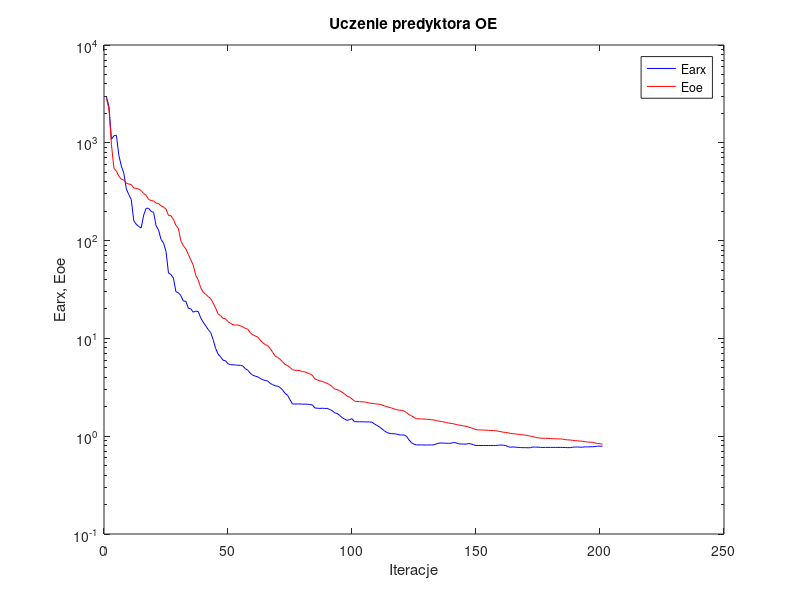
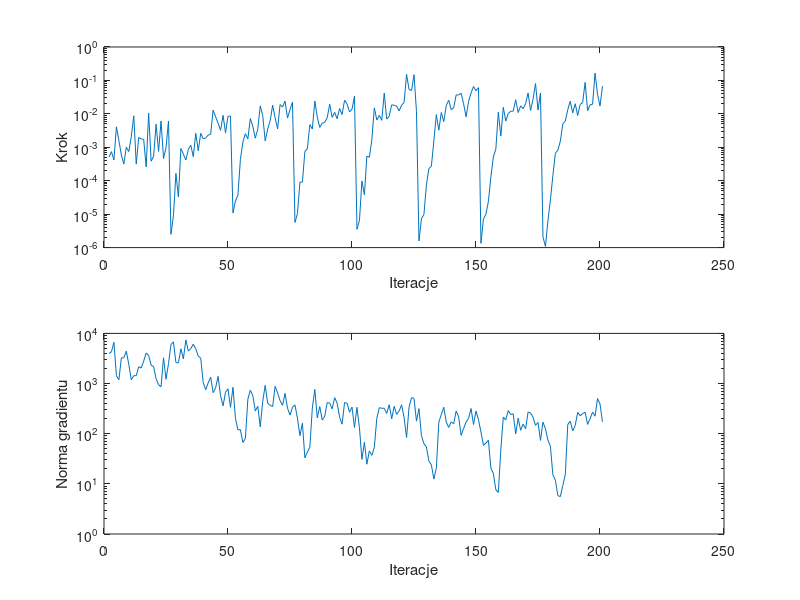

Here is the MATLAB script that generated these plots, in order:
%uczenie predyktora oe
clear all;
n=0; farx(n+1)=2.939848e+003; foe(n+1)=2.815177e+003; wspucz(n+1)=0.000000e+000; ng(n+1)=0.000000e+000;
%odnowa zmiennej metryki
n=1; farx(n+1)=2.357418e+003; foe(n+1)=2.217567e+003; krok(n+1)=5.081655e-004; ng(n+1)=3.970187e+003;
n=2; farx(n+1)=1.086604e+003; foe(n+1)=9.598644e+002; krok(n+1)=7.405976e-004; ng(n+1)=4.311727e+003;
n=3; farx(n+1)=1.181278e+003; foe(n+1)=5.493592e+002; krok(n+1)=4.168272e-004; ng(n+1)=6.662027e+003;
n=4; farx(n+1)=1.192150e+003; foe(n+1)=5.125200e+002; krok(n+1)=4.101231e-003; ng(n+1)=1.435246e+003;
n=5; farx(n+1)=7.412152e+002; foe(n+1)=4.542157e+002; krok(n+1)=1.587460e-003; ng(n+1)=1.190161e+003;
n=6; farx(n+1)=5.782636e+002; foe(n+1)=4.241161e+002; krok(n+1)=5.885427e-004; ng(n+1)=3.237017e+003;
n=7; farx(n+1)=4.887594e+002; foe(n+1)=4.153213e+002; krok(n+1)=3.163070e-004; ng(n+1)=3.268722e+003;
n=8; farx(n+1)=3.375593e+002; foe(n+1)=3.859436e+002; krok(n+1)=1.006932e-003; ng(n+1)=4.429558e+003;
n=9; farx(n+1)=2.957775e+002; foe(n+1)=3.782097e+002; krok(n+1)=7.459822e-004; ng(n+1)=2.412184e+003;
n=10; farx(n+1)=2.627707e+002; foe(n+1)=3.744679e+002; krok(n+1)=2.075244e-003; ng(n+1)=1.181995e+003;
n=11; farx(n+1)=1.592904e+002; foe(n+1)=3.455592e+002; krok(n+1)=8.751130e-003; ng(n+1)=1.435837e+003;
n=12; farx(n+1)=1.468668e+002; foe(n+1)=3.417158e+002; krok(n+1)=3.127269e-004; ng(n+1)=1.436326e+003;
n=13; farx(n+1)=1.394531e+002; foe(n+1)=3.361641e+002; krok(n+1)=1.970836e-003; ng(n+1)=2.172064e+003;
n=14; farx(n+1)=1.348380e+002; foe(n+1)=3.246972e+002; krok(n+1)=1.772228e-003; ng(n+1)=2.043993e+003;
n=15; farx(n+1)=1.822666e+002; foe(n+1)=3.028400e+002; krok(n+1)=1.735363e-003; ng(n+1)=2.798838e+003;
n=16; farx(n+1)=2.139598e+002; foe(n+1)=2.910430e+002; krok(n+1)=2.594055e-004; ng(n+1)=4.072039e+003;
n=17; farx(n+1)=2.137742e+002; foe(n+1)=2.632153e+002; krok(n+1)=1.048329e-002; ng(n+1)=3.620636e+003;
n=18; farx(n+1)=1.985882e+002; foe(n+1)=2.570671e+002; krok(n+1)=3.824295e-004; ng(n+1)=2.317449e+003;
n=19; farx(n+1)=1.943539e+002; foe(n+1)=2.543524e+002; krok(n+1)=5.405350e-004; ng(n+1)=2.180269e+003;
n=20; farx(n+1)=1.422247e+002; foe(n+1)=2.418507e+002; krok(n+1)=4.889122e-003; ng(n+1)=1.249288e+003;
n=21; farx(n+1)=1.282163e+002; foe(n+1)=2.392347e+002; krok(n+1)=7.528887e-004; ng(n+1)=9.480792e+002;
n=22; farx(n+1)=1.026680e+002; foe(n+1)=2.271896e+002; krok(n+1)=6.099924e-003; ng(n+1)=8.628949e+002;
n=23; farx(n+1)=9.446164e+001; foe(n+1)=2.205852e+002; krok(n+1)=4.611145e-004; ng(n+1)=3.265258e+003;
n=24; farx(n+1)=7.768960e+001; foe(n+1)=2.099623e+002; krok(n+1)=9.745462e-004; ng(n+1)=1.217799e+003;
n=25; farx(n+1)=4.667777e+001; foe(n+1)=1.806974e+002; krok(n+1)=6.130766e-003; ng(n+1)=2.478732e+003;
%odnowa zmiennej metryki
n=26; farx(n+1)=4.490615e+001; foe(n+1)=1.795212e+002; krok(n+1)=2.502989e-006; ng(n+1)=6.021738e+003;
n=27; farx(n+1)=4.134440e+001; foe(n+1)=1.645725e+002; krok(n+1)=9.014671e-006; ng(n+1)=6.779692e+003;
n=28; farx(n+1)=3.001504e+001; foe(n+1)=1.429368e+002; krok(n+1)=1.662532e-004; ng(n+1)=2.619488e+003;
n=29; farx(n+1)=2.930551e+001; foe(n+1)=1.333873e+002; krok(n+1)=3.265748e-005; ng(n+1)=2.574330e+003;
n=30; farx(n+1)=2.736187e+001; foe(n+1)=9.905277e+001; krok(n+1)=9.208067e-004; ng(n+1)=4.943825e+003;
n=31; farx(n+1)=2.405127e+001; foe(n+1)=8.840813e+001; krok(n+1)=6.250570e-004; ng(n+1)=3.098282e+003;
n=32; farx(n+1)=2.404898e+001; foe(n+1)=8.250629e+001; krok(n+1)=4.167959e-004; ng(n+1)=7.427995e+003;
n=33; farx(n+1)=2.030734e+001; foe(n+1)=7.239459e+001; krok(n+1)=8.695337e-004; ng(n+1)=4.430035e+003;
n=34; farx(n+1)=2.005908e+001; foe(n+1)=6.360858e+001; krok(n+1)=1.155113e-003; ng(n+1)=4.972103e+003;
n=35; farx(n+1)=1.853799e+001; foe(n+1)=5.578982e+001; krok(n+1)=5.226755e-004; ng(n+1)=6.080445e+003;
n=36; farx(n+1)=1.902683e+001; foe(n+1)=4.408695e+001; krok(n+1)=2.621411e-003; ng(n+1)=4.948366e+003;
n=37; farx(n+1)=1.879457e+001; foe(n+1)=3.944894e+001; krok(n+1)=7.893559e-004; ng(n+1)=3.517130e+003;
n=38; farx(n+1)=1.622287e+001; foe(n+1)=3.296577e+001; krok(n+1)=2.616629e-003; ng(n+1)=3.207537e+003;
n=39; farx(n+1)=1.466657e+001; foe(n+1)=2.965860e+001; krok(n+1)=1.797919e-003; ng(n+1)=1.036964e+003;
n=40; farx(n+1)=1.344685e+001; foe(n+1)=2.819902e+001; krok(n+1)=1.897913e-003; ng(n+1)=7.542006e+002;
n=41; farx(n+1)=1.234929e+001; foe(n+1)=2.677173e+001; krok(n+1)=2.324948e-003; ng(n+1)=1.028578e+003;
n=42; farx(n+1)=1.148288e+001; foe(n+1)=2.556651e+001; krok(n+1)=2.437335e-003; ng(n+1)=1.348903e+003;
n=43; farx(n+1)=9.761079e+000; foe(n+1)=2.301262e+001; krok(n+1)=1.290032e-002; ng(n+1)=6.567392e+002;
n=44; farx(n+1)=7.911495e+000; foe(n+1)=2.041029e+001; krok(n+1)=8.161186e-003; ng(n+1)=8.203055e+002;
n=45; farx(n+1)=6.913059e+000; foe(n+1)=1.778067e+001; krok(n+1)=5.269205e-003; ng(n+1)=1.387916e+003;
n=46; farx(n+1)=6.482517e+000; foe(n+1)=1.711916e+001; krok(n+1)=3.212655e-003; ng(n+1)=5.714835e+002;
n=47; farx(n+1)=5.989272e+000; foe(n+1)=1.607160e+001; krok(n+1)=9.045235e-003; ng(n+1)=3.593845e+002;
n=48; farx(n+1)=5.902878e+000; foe(n+1)=1.586345e+001; krok(n+1)=2.707062e-003; ng(n+1)=6.724685e+002;
n=49; farx(n+1)=5.508229e+000; foe(n+1)=1.481911e+001; krok(n+1)=8.494456e-003; ng(n+1)=7.845959e+002;
n=50; farx(n+1)=5.389589e+000; foe(n+1)=1.427133e+001; krok(n+1)=8.542474e-003; ng(n+1)=3.357488e+002;
%odnowa zmiennej metryki
n=51; farx(n+1)=5.368478e+000; foe(n+1)=1.377142e+001; krok(n+1)=1.083629e-005; ng(n+1)=8.415932e+002;
n=52; farx(n+1)=5.347221e+000; foe(n+1)=1.372048e+001; krok(n+1)=2.481646e-005; ng(n+1)=2.012044e+002;
n=53; farx(n+1)=5.320249e+000; foe(n+1)=1.369535e+001; krok(n+1)=3.709122e-005; ng(n+1)=1.192237e+002;
n=54; farx(n+1)=5.306145e+000; foe(n+1)=1.345649e+001; krok(n+1)=4.375567e-004; ng(n+1)=1.207796e+002;
n=55; farx(n+1)=5.211533e+000; foe(n+1)=1.312586e+001; krok(n+1)=1.427772e-003; ng(n+1)=6.681465e+001;
n=56; farx(n+1)=4.909226e+000; foe(n+1)=1.265098e+001; krok(n+1)=2.547833e-003; ng(n+1)=8.005146e+001;
n=57; farx(n+1)=4.711150e+000; foe(n+1)=1.239995e+001; krok(n+1)=1.786211e-003; ng(n+1)=4.862714e+002;
n=58; farx(n+1)=4.403631e+000; foe(n+1)=1.142425e+001; krok(n+1)=7.251821e-003; ng(n+1)=7.364174e+002;
n=59; farx(n+1)=4.197177e+000; foe(n+1)=1.088903e+001; krok(n+1)=4.255284e-003; ng(n+1)=5.786893e+002;
n=60; farx(n+1)=4.115969e+000; foe(n+1)=1.058424e+001; krok(n+1)=1.869974e-003; ng(n+1)=2.838153e+002;
n=61; farx(n+1)=4.038449e+000; foe(n+1)=1.029808e+001; krok(n+1)=3.478135e-003; ng(n+1)=3.526690e+002;
n=62; farx(n+1)=3.898861e+000; foe(n+1)=9.599667e+000; krok(n+1)=1.729594e-002; ng(n+1)=1.368287e+002;
n=63; farx(n+1)=3.781258e+000; foe(n+1)=9.011660e+000; krok(n+1)=8.855578e-003; ng(n+1)=4.438088e+002;
n=64; farx(n+1)=3.718287e+000; foe(n+1)=8.654174e+000; krok(n+1)=1.548092e-003; ng(n+1)=9.182027e+002;
n=65; farx(n+1)=3.671961e+000; foe(n+1)=8.431714e+000; krok(n+1)=3.514634e-003; ng(n+1)=4.037107e+002;
n=66; farx(n+1)=3.469146e+000; foe(n+1)=7.855389e+000; krok(n+1)=6.255325e-003; ng(n+1)=3.679046e+002;
n=67; farx(n+1)=3.369664e+000; foe(n+1)=7.230431e+000; krok(n+1)=1.816570e-002; ng(n+1)=3.479599e+002;
n=68; farx(n+1)=3.275748e+000; foe(n+1)=6.600505e+000; krok(n+1)=7.606153e-003; ng(n+1)=8.783534e+002;
n=69; farx(n+1)=3.245387e+000; foe(n+1)=6.392673e+000; krok(n+1)=3.544455e-003; ng(n+1)=6.461446e+002;
n=70; farx(n+1)=3.153037e+000; foe(n+1)=6.118804e+000; krok(n+1)=1.897240e-002; ng(n+1)=4.551494e+002;
n=71; farx(n+1)=2.965440e+000; foe(n+1)=5.774556e+000; krok(n+1)=1.596372e-002; ng(n+1)=3.679023e+002;
n=72; farx(n+1)=2.745786e+000; foe(n+1)=5.414257e+000; krok(n+1)=2.392360e-002; ng(n+1)=6.370083e+002;
n=73; farx(n+1)=2.617706e+000; foe(n+1)=5.273280e+000; krok(n+1)=7.481826e-003; ng(n+1)=3.231799e+002;
n=74; farx(n+1)=2.358595e+000; foe(n+1)=5.041393e+000; krok(n+1)=1.340015e-002; ng(n+1)=2.345546e+002;
n=75; farx(n+1)=2.133620e+000; foe(n+1)=4.779412e+000; krok(n+1)=2.219272e-002; ng(n+1)=3.365177e+002;
%odnowa zmiennej metryki
n=76; farx(n+1)=2.136026e+000; foe(n+1)=4.730315e+000; krok(n+1)=5.649012e-006; ng(n+1)=3.748911e+002;
n=77; farx(n+1)=2.134092e+000; foe(n+1)=4.713876e+000; krok(n+1)=1.031748e-005; ng(n+1)=2.034963e+002;
n=78; farx(n+1)=2.138191e+000; foe(n+1)=4.679087e+000; krok(n+1)=9.016768e-005; ng(n+1)=9.149694e+001;
n=79; farx(n+1)=2.125749e+000; foe(n+1)=4.574864e+000; krok(n+1)=9.108340e-005; ng(n+1)=1.617439e+002;
n=80; farx(n+1)=2.128254e+000; foe(n+1)=4.544612e+000; krok(n+1)=7.553219e-004; ng(n+1)=3.301049e+001;
n=81; farx(n+1)=2.122981e+000; foe(n+1)=4.437267e+000; krok(n+1)=9.053002e-004; ng(n+1)=4.314843e+001;
n=82; farx(n+1)=2.109502e+000; foe(n+1)=4.333573e+000; krok(n+1)=4.788074e-003; ng(n+1)=5.382376e+001;
n=83; farx(n+1)=2.088576e+000; foe(n+1)=4.204713e+000; krok(n+1)=3.516052e-003; ng(n+1)=3.227693e+002;
n=84; farx(n+1)=1.947090e+000; foe(n+1)=3.862833e+000; krok(n+1)=2.419175e-002; ng(n+1)=7.626168e+002;
n=85; farx(n+1)=1.930921e+000; foe(n+1)=3.764929e+000; krok(n+1)=7.980009e-003; ng(n+1)=2.063435e+002;
n=86; farx(n+1)=1.923061e+000; foe(n+1)=3.678932e+000; krok(n+1)=3.929986e-003; ng(n+1)=3.470959e+002;
n=87; farx(n+1)=1.931468e+000; foe(n+1)=3.630890e+000; krok(n+1)=5.269205e-003; ng(n+1)=1.869151e+002;
n=88; farx(n+1)=1.922441e+000; foe(n+1)=3.545183e+000; krok(n+1)=5.608324e-003; ng(n+1)=2.235701e+002;
n=89; farx(n+1)=1.926259e+000; foe(n+1)=3.473239e+000; krok(n+1)=7.662549e-003; ng(n+1)=4.185972e+002;
n=90; farx(n+1)=1.874359e+000; foe(n+1)=3.347497e+000; krok(n+1)=1.940797e-002; ng(n+1)=4.079133e+002;
n=91; farx(n+1)=1.831269e+000; foe(n+1)=3.217810e+000; krok(n+1)=7.860431e-003; ng(n+1)=3.124988e+002;
n=92; farx(n+1)=1.732683e+000; foe(n+1)=3.037179e+000; krok(n+1)=1.109636e-002; ng(n+1)=5.239129e+002;
n=93; farx(n+1)=1.711281e+000; foe(n+1)=3.003550e+000; krok(n+1)=7.145002e-003; ng(n+1)=4.085034e+002;
n=94; farx(n+1)=1.633718e+000; foe(n+1)=2.916002e+000; krok(n+1)=1.448480e-002; ng(n+1)=2.133221e+002;
n=95; farx(n+1)=1.550772e+000; foe(n+1)=2.820859e+000; krok(n+1)=9.552064e-003; ng(n+1)=1.548342e+002;
n=96; farx(n+1)=1.497991e+000; foe(n+1)=2.707677e+000; krok(n+1)=2.556212e-002; ng(n+1)=4.176719e+002;
n=97; farx(n+1)=1.451743e+000; foe(n+1)=2.569063e+000; krok(n+1)=1.989989e-002; ng(n+1)=4.061094e+002;
n=98; farx(n+1)=1.478537e+000; foe(n+1)=2.508080e+000; krok(n+1)=1.142218e-002; ng(n+1)=2.683898e+002;
n=99; farx(n+1)=1.509737e+000; foe(n+1)=2.406497e+000; krok(n+1)=1.376948e-002; ng(n+1)=3.392078e+002;
n=100; farx(n+1)=1.407510e+000; foe(n+1)=2.289760e+000; krok(n+1)=3.387226e-002; ng(n+1)=1.334022e+002;
%odnowa zmiennej metryki
n=101; farx(n+1)=1.405017e+000; foe(n+1)=2.263080e+000; krok(n+1)=3.529016e-006; ng(n+1)=3.357285e+002;
n=102; farx(n+1)=1.404138e+000; foe(n+1)=2.257979e+000; krok(n+1)=6.462977e-006; ng(n+1)=1.310575e+002;
n=103; farx(n+1)=1.404523e+000; foe(n+1)=2.248249e+000; krok(n+1)=9.818158e-005; ng(n+1)=3.070090e+001;
n=104; farx(n+1)=1.401029e+000; foe(n+1)=2.237892e+000; krok(n+1)=3.773212e-005; ng(n+1)=6.747270e+001;
n=105; farx(n+1)=1.400147e+000; foe(n+1)=2.217393e+000; krok(n+1)=5.469456e-004; ng(n+1)=2.464454e+001;
n=106; farx(n+1)=1.397809e+000; foe(n+1)=2.179929e+000; krok(n+1)=5.045766e-004; ng(n+1)=4.537656e+001;
n=107; farx(n+1)=1.392590e+000; foe(n+1)=2.169795e+000; krok(n+1)=1.651908e-003; ng(n+1)=3.700451e+001;
n=108; farx(n+1)=1.337122e+000; foe(n+1)=2.148689e+000; krok(n+1)=1.511435e-002; ng(n+1)=5.325726e+001;
n=109; farx(n+1)=1.289965e+000; foe(n+1)=2.135597e+000; krok(n+1)=6.544675e-003; ng(n+1)=2.033906e+002;
n=110; farx(n+1)=1.248218e+000; foe(n+1)=2.119391e+000; krok(n+1)=9.010365e-003; ng(n+1)=3.306355e+002;
n=111; farx(n+1)=1.190418e+000; foe(n+1)=2.089926e+000; krok(n+1)=6.401705e-003; ng(n+1)=3.205930e+002;
n=112; farx(n+1)=1.138183e+000; foe(n+1)=2.043943e+000; krok(n+1)=4.186607e-002; ng(n+1)=3.225530e+002;
n=113; farx(n+1)=1.091294e+000; foe(n+1)=2.003062e+000; krok(n+1)=6.970444e-003; ng(n+1)=2.533244e+002;
n=114; farx(n+1)=1.072586e+000; foe(n+1)=1.974655e+000; krok(n+1)=8.426649e-003; ng(n+1)=3.793650e+002;
n=115; farx(n+1)=1.059581e+000; foe(n+1)=1.940384e+000; krok(n+1)=1.863402e-002; ng(n+1)=1.981222e+002;
n=116; farx(n+1)=1.060353e+000; foe(n+1)=1.901089e+000; krok(n+1)=1.808357e-002; ng(n+1)=3.498141e+002;
n=117; farx(n+1)=1.048419e+000; foe(n+1)=1.867670e+000; krok(n+1)=1.684199e-002; ng(n+1)=2.435614e+002;
n=118; farx(n+1)=1.034681e+000; foe(n+1)=1.850052e+000; krok(n+1)=1.223774e-002; ng(n+1)=2.819463e+002;
n=119; farx(n+1)=1.026828e+000; foe(n+1)=1.836029e+000; krok(n+1)=1.825465e-002; ng(n+1)=3.765275e+002;
n=120; farx(n+1)=1.031721e+000; foe(n+1)=1.810550e+000; krok(n+1)=2.191235e-002; ng(n+1)=2.106901e+002;
n=121; farx(n+1)=9.977817e-001; foe(n+1)=1.742470e+000; krok(n+1)=1.522124e-001; ng(n+1)=8.367115e+001;
n=122; farx(n+1)=9.157390e-001; foe(n+1)=1.663603e+000; krok(n+1)=5.335388e-002; ng(n+1)=3.377311e+002;
n=123; farx(n+1)=8.567094e-001; foe(n+1)=1.616277e+000; krok(n+1)=4.978790e-002; ng(n+1)=5.239878e+002;
n=124; farx(n+1)=8.284833e-001; foe(n+1)=1.550391e+000; krok(n+1)=1.475580e-001; ng(n+1)=5.052994e+002;
n=125; farx(n+1)=8.147430e-001; foe(n+1)=1.510999e+000; krok(n+1)=1.184956e-002; ng(n+1)=1.780149e+002;
%odnowa zmiennej metryki
n=126; farx(n+1)=8.146206e-001; foe(n+1)=1.504537e+000; krok(n+1)=1.581345e-006; ng(n+1)=3.171308e+002;
n=127; farx(n+1)=8.138819e-001; foe(n+1)=1.501250e+000; krok(n+1)=7.359141e-006; ng(n+1)=9.153399e+001;
n=128; farx(n+1)=8.134741e-001; foe(n+1)=1.499277e+000; krok(n+1)=9.766516e-006; ng(n+1)=6.339977e+001;
n=129; farx(n+1)=8.129770e-001; foe(n+1)=1.489408e+000; krok(n+1)=7.324517e-005; ng(n+1)=5.442893e+001;
n=130; farx(n+1)=8.131666e-001; foe(n+1)=1.481266e+000; krok(n+1)=2.315524e-004; ng(n+1)=2.845524e+001;
n=131; farx(n+1)=8.144549e-001; foe(n+1)=1.473703e+000; krok(n+1)=2.695564e-004; ng(n+1)=2.389129e+001;
n=132; farx(n+1)=8.163054e-001; foe(n+1)=1.464773e+000; krok(n+1)=1.548346e-003; ng(n+1)=1.246725e+001;
n=133; farx(n+1)=8.335068e-001; foe(n+1)=1.440947e+000; krok(n+1)=9.473853e-003; ng(n+1)=2.029182e+001;
n=134; farx(n+1)=8.485740e-001; foe(n+1)=1.424724e+000; krok(n+1)=3.240245e-003; ng(n+1)=1.700033e+002;
n=135; farx(n+1)=8.526620e-001; foe(n+1)=1.414404e+000; krok(n+1)=1.097075e-002; ng(n+1)=2.401279e+002;
n=136; farx(n+1)=8.496088e-001; foe(n+1)=1.397894e+000; krok(n+1)=5.829556e-003; ng(n+1)=3.369222e+002;
n=137; farx(n+1)=8.476738e-001; foe(n+1)=1.382656e+000; krok(n+1)=1.778267e-002; ng(n+1)=1.711116e+002;
n=138; farx(n+1)=8.445913e-001; foe(n+1)=1.361500e+000; krok(n+1)=2.556569e-002; ng(n+1)=1.331029e+002;
n=139; farx(n+1)=8.474140e-001; foe(n+1)=1.350871e+000; krok(n+1)=1.333847e-002; ng(n+1)=1.731130e+002;
n=140; farx(n+1)=8.640627e-001; foe(n+1)=1.338737e+000; krok(n+1)=1.517118e-002; ng(n+1)=1.562489e+002;
n=141; farx(n+1)=8.539827e-001; foe(n+1)=1.317440e+000; krok(n+1)=3.692745e-002; ng(n+1)=2.838432e+002;
n=142; farx(n+1)=8.364898e-001; foe(n+1)=1.298614e+000; krok(n+1)=3.658573e-002; ng(n+1)=2.155852e+002;
n=143; farx(n+1)=8.326069e-001; foe(n+1)=1.292120e+000; krok(n+1)=4.138946e-002; ng(n+1)=9.273918e+001;
n=144; farx(n+1)=8.316442e-001; foe(n+1)=1.270893e+000; krok(n+1)=2.000182e-002; ng(n+1)=1.273156e+002;
n=145; farx(n+1)=8.290958e-001; foe(n+1)=1.262016e+000; krok(n+1)=8.166461e-003; ng(n+1)=1.715482e+002;
n=146; farx(n+1)=8.412174e-001; foe(n+1)=1.240416e+000; krok(n+1)=2.351765e-002; ng(n+1)=2.009133e+002;
n=147; farx(n+1)=8.329683e-001; foe(n+1)=1.218882e+000; krok(n+1)=4.226038e-002; ng(n+1)=3.178305e+002;
n=148; farx(n+1)=8.178153e-001; foe(n+1)=1.193900e+000; krok(n+1)=6.583798e-002; ng(n+1)=1.525150e+002;
n=149; farx(n+1)=8.024131e-001; foe(n+1)=1.168017e+000; krok(n+1)=4.904612e-002; ng(n+1)=2.837081e+002;
n=150; farx(n+1)=8.033235e-001; foe(n+1)=1.158309e+000; krok(n+1)=6.101054e-002; ng(n+1)=1.893649e+002;
%odnowa zmiennej metryki
n=151; farx(n+1)=8.032285e-001; foe(n+1)=1.157465e+000; krok(n+1)=1.344274e-006; ng(n+1)=1.075527e+002;
n=152; farx(n+1)=8.030353e-001; foe(n+1)=1.155858e+000; krok(n+1)=7.204914e-006; ng(n+1)=5.850731e+001;
n=153; farx(n+1)=8.029298e-001; foe(n+1)=1.153888e+000; krok(n+1)=9.975945e-006; ng(n+1)=6.493189e+001;
n=154; farx(n+1)=8.036263e-001; foe(n+1)=1.147664e+000; krok(n+1)=2.418894e-005; ng(n+1)=7.382274e+001;
n=155; farx(n+1)=8.040050e-001; foe(n+1)=1.145010e+000; krok(n+1)=1.319295e-004; ng(n+1)=2.042507e+001;
n=156; farx(n+1)=8.041710e-001; foe(n+1)=1.139800e+000; krok(n+1)=5.148205e-004; ng(n+1)=1.604132e+001;
n=157; farx(n+1)=8.043208e-001; foe(n+1)=1.137857e+000; krok(n+1)=8.790130e-004; ng(n+1)=7.621234e+000;
n=158; farx(n+1)=8.090911e-001; foe(n+1)=1.123904e+000; krok(n+1)=1.121665e-002; ng(n+1)=6.778160e+000;
n=159; farx(n+1)=8.132515e-001; foe(n+1)=1.112853e+000; krok(n+1)=2.168031e-003; ng(n+1)=4.709411e+001;
n=160; farx(n+1)=8.086096e-001; foe(n+1)=1.098454e+000; krok(n+1)=1.565005e-002; ng(n+1)=2.134866e+002;
n=161; farx(n+1)=8.017273e-001; foe(n+1)=1.092898e+000; krok(n+1)=6.072741e-003; ng(n+1)=1.885937e+002;
n=162; farx(n+1)=7.802763e-001; foe(n+1)=1.081220e+000; krok(n+1)=1.037360e-002; ng(n+1)=2.895562e+002;
n=163; farx(n+1)=7.712565e-001; foe(n+1)=1.069229e+000; krok(n+1)=1.189399e-002; ng(n+1)=2.409026e+002;
n=164; farx(n+1)=7.777605e-001; foe(n+1)=1.060018e+000; krok(n+1)=1.207035e-002; ng(n+1)=2.494655e+002;
n=165; farx(n+1)=7.709652e-001; foe(n+1)=1.053742e+000; krok(n+1)=2.643052e-002; ng(n+1)=9.973223e+001;
n=166; farx(n+1)=7.694104e-001; foe(n+1)=1.046918e+000; krok(n+1)=1.095618e-002; ng(n+1)=2.041807e+002;
n=167; farx(n+1)=7.656299e-001; foe(n+1)=1.039259e+000; krok(n+1)=1.729712e-002; ng(n+1)=1.172691e+002;
n=168; farx(n+1)=7.629430e-001; foe(n+1)=1.031883e+000; krok(n+1)=1.427439e-002; ng(n+1)=1.551801e+002;
n=169; farx(n+1)=7.641080e-001; foe(n+1)=1.025167e+000; krok(n+1)=2.000182e-002; ng(n+1)=1.254302e+002;
n=170; farx(n+1)=7.608580e-001; foe(n+1)=1.012705e+000; krok(n+1)=4.226038e-002; ng(n+1)=2.704104e+002;
n=171; farx(n+1)=7.638061e-001; foe(n+1)=1.001542e+000; krok(n+1)=1.263902e-002; ng(n+1)=2.596046e+002;
n=172; farx(n+1)=7.758071e-001; foe(n+1)=9.886396e-001; krok(n+1)=2.764852e-002; ng(n+1)=2.119626e+002;
n=173; farx(n+1)=7.737535e-001; foe(n+1)=9.698283e-001; krok(n+1)=8.100548e-002; ng(n+1)=1.469922e+002;
n=174; farx(n+1)=7.727389e-001; foe(n+1)=9.637294e-001; krok(n+1)=1.301252e-002; ng(n+1)=1.676956e+002;
n=175; farx(n+1)=7.684893e-001; foe(n+1)=9.557223e-001; krok(n+1)=4.215364e-002; ng(n+1)=7.355536e+001;
%odnowa zmiennej metryki
n=176; farx(n+1)=7.682809e-001; foe(n+1)=9.523747e-001; krok(n+1)=2.085565e-006; ng(n+1)=1.703397e+002;
n=177; farx(n+1)=7.682484e-001; foe(n+1)=9.513958e-001; krok(n+1)=1.083994e-006; ng(n+1)=1.254135e+002;
n=178; farx(n+1)=7.680815e-001; foe(n+1)=9.496412e-001; krok(n+1)=6.273370e-006; ng(n+1)=7.458292e+001;
n=179; farx(n+1)=7.683345e-001; foe(n+1)=9.455906e-001; krok(n+1)=2.714975e-005; ng(n+1)=5.610070e+001;
n=180; farx(n+1)=7.685837e-001; foe(n+1)=9.439143e-001; krok(n+1)=1.422016e-004; ng(n+1)=1.506215e+001;
n=181; farx(n+1)=7.683628e-001; foe(n+1)=9.398186e-001; krok(n+1)=6.647718e-004; ng(n+1)=1.183313e+001;
n=182; farx(n+1)=7.682959e-001; foe(n+1)=9.388790e-001; krok(n+1)=8.148250e-004; ng(n+1)=5.833380e+000;
n=183; farx(n+1)=7.680087e-001; foe(n+1)=9.372152e-001; krok(n+1)=1.520298e-003; ng(n+1)=5.561197e+000;
n=184; farx(n+1)=7.676256e-001; foe(n+1)=9.344937e-001; krok(n+1)=5.000456e-003; ng(n+1)=9.250780e+000;
n=185; farx(n+1)=7.665794e-001; foe(n+1)=9.214263e-001; krok(n+1)=6.023109e-003; ng(n+1)=1.525906e+001;
n=186; farx(n+1)=7.641995e-001; foe(n+1)=9.181089e-001; krok(n+1)=1.333847e-002; ng(n+1)=1.520712e+002;
n=187; farx(n+1)=7.638155e-001; foe(n+1)=9.130344e-001; krok(n+1)=2.386882e-002; ng(n+1)=1.781015e+002;
n=188; farx(n+1)=7.719094e-001; foe(n+1)=9.080469e-001; krok(n+1)=1.069268e-002; ng(n+1)=1.136872e+002;
n=189; farx(n+1)=7.753944e-001; foe(n+1)=9.026496e-001; krok(n+1)=2.014462e-002; ng(n+1)=1.459833e+002;
n=190; farx(n+1)=7.759918e-001; foe(n+1)=8.955710e-001; krok(n+1)=8.948186e-003; ng(n+1)=2.657474e+002;
n=191; farx(n+1)=7.724011e-001; foe(n+1)=8.921669e-001; krok(n+1)=1.897240e-002; ng(n+1)=2.279976e+002;
n=192; farx(n+1)=7.724231e-001; foe(n+1)=8.883606e-001; krok(n+1)=2.191235e-002; ng(n+1)=2.519588e+002;
n=193; farx(n+1)=7.786995e-001; foe(n+1)=8.771850e-001; krok(n+1)=8.693674e-002; ng(n+1)=2.676485e+002;
n=194; farx(n+1)=7.771333e-001; foe(n+1)=8.731807e-001; krok(n+1)=1.243357e-002; ng(n+1)=1.534694e+002;
n=195; farx(n+1)=7.800382e-001; foe(n+1)=8.701655e-001; krok(n+1)=1.859561e-002; ng(n+1)=1.992600e+002;
n=196; farx(n+1)=7.793269e-001; foe(n+1)=8.671950e-001; krok(n+1)=1.938343e-002; ng(n+1)=2.697655e+002;
n=197; farx(n+1)=7.850719e-001; foe(n+1)=8.515769e-001; krok(n+1)=1.653712e-001; ng(n+1)=2.236366e+002;
n=198; farx(n+1)=7.912800e-001; foe(n+1)=8.419564e-001; krok(n+1)=3.890307e-002; ng(n+1)=5.031980e+002;
n=199; farx(n+1)=7.912605e-001; foe(n+1)=8.377201e-001; krok(n+1)=1.706813e-002; ng(n+1)=3.933348e+002;
n=200; farx(n+1)=7.890001e-001; foe(n+1)=8.286469e-001; krok(n+1)=6.733630e-002; ng(n+1)=1.721818e+002;

figure; semilogy(farx,'b'); hold on; semilogy(foe,'r'); xlabel('Iteracje'); ylabel('Earx, Eoe'); legend('Earx','Eoe'); title('Uczenie predyktora OE');
figure; subplot(2,1,1); semilogy(krok); xlabel('Iteracje'); ylabel('Krok');
subplot(2,1,2); semilogy(ng); xlabel('Iteracje'); ylabel('Norma gradientu');
Earx=farx(n+1)
Eoe=foe(n+1)
